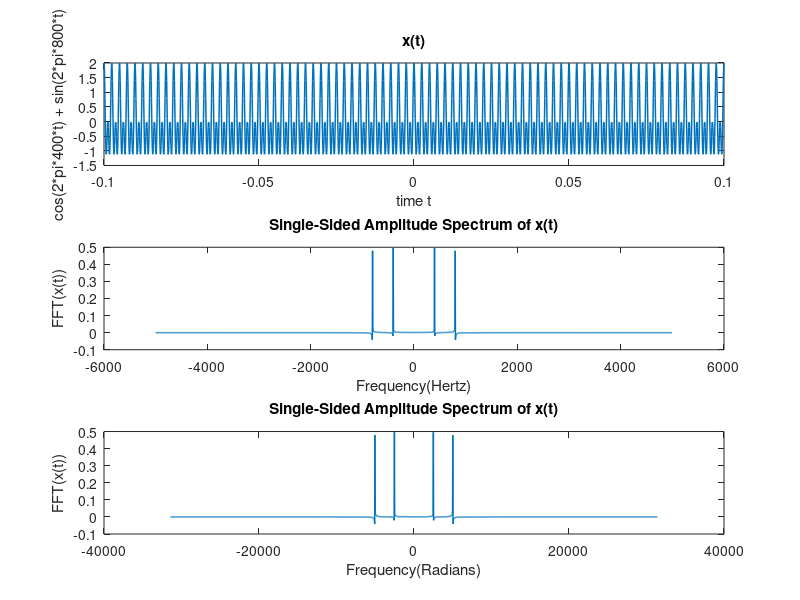

The MATLAB source for this figure:
clear

N = 10.^4;
t = -0.1: (1/N) : 0.1; 
x = cos(2*pi*400*t) + cos(2*pi*800*t); 

subplot(3,1,1);
plot(t,x, 'lineWidth', 1.1);
title('x(t)'); xlabel('time t'); 
ylabel('cos(2*pi*400*t) + sin(2*pi*800*t)');

l = length(t);
 
fft_x = fftshift(fft(x)/l);
Magnitude = abs(fft_x);
 
ft_axis_hz = N * ((-l/2:(l/2) - 1)/l);
ft_axis_rad = 2 * pi * N * ((-l/2:(l/2) - 1)/l);
 
 
subplot(3,1,2);
plot(ft_axis_hz, fft_x, 'lineWidth', 1.06);
title('Single-Sided Amplitude Spectrum of x(t)'); 
xlabel('Frequency(Hertz)'); 
ylabel('FFT(x(t))');
 
 
subplot(3,1,3);
plot(ft_axis_rad, fft_x, 'lineWidth', 1.06);
title('Single-Sided Amplitude Spectrum of x(t)'); 
xlabel('Frequency(Radians)'); 
ylabel('FFT(x(t))');
